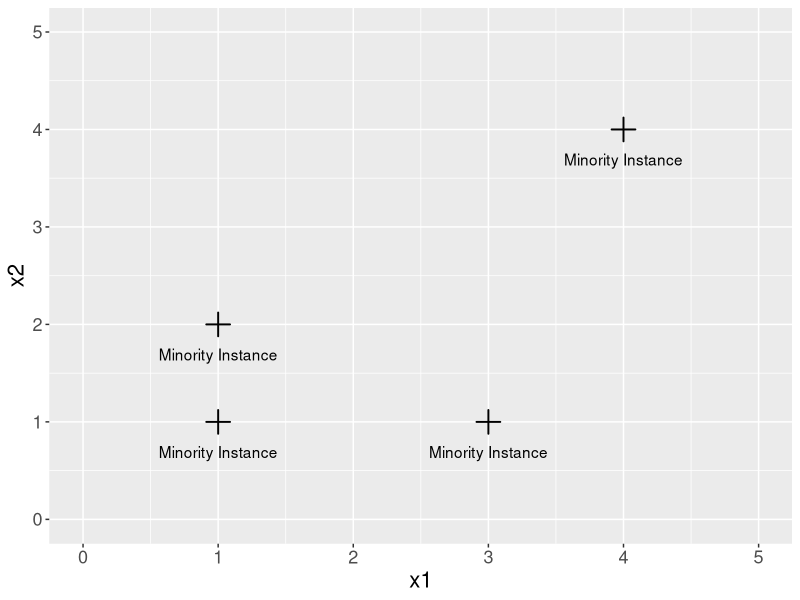
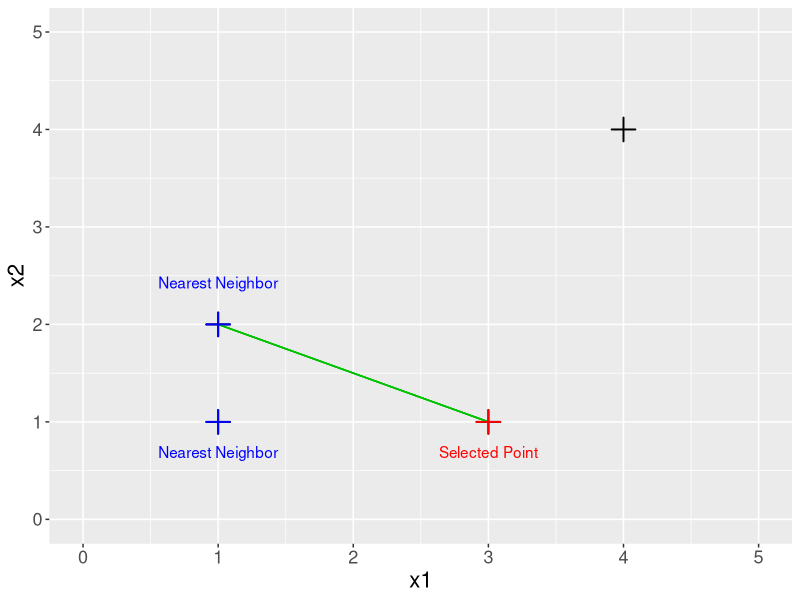
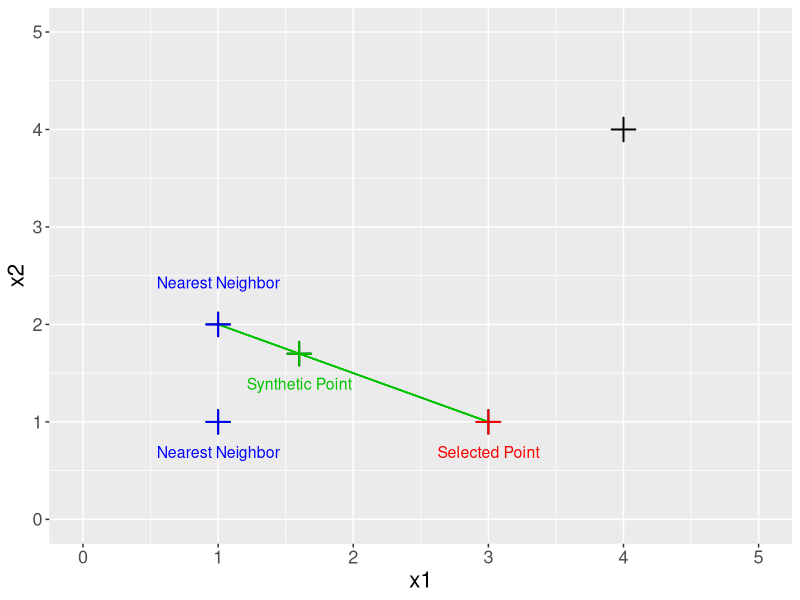
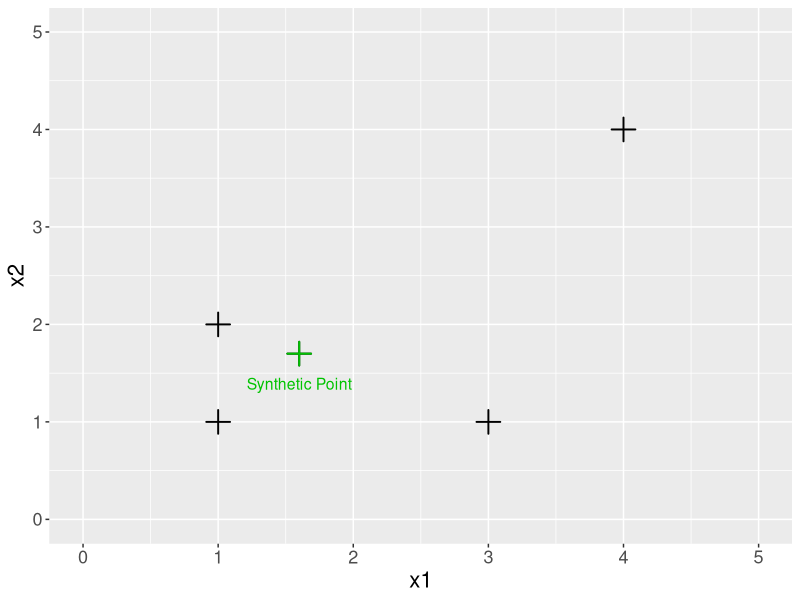
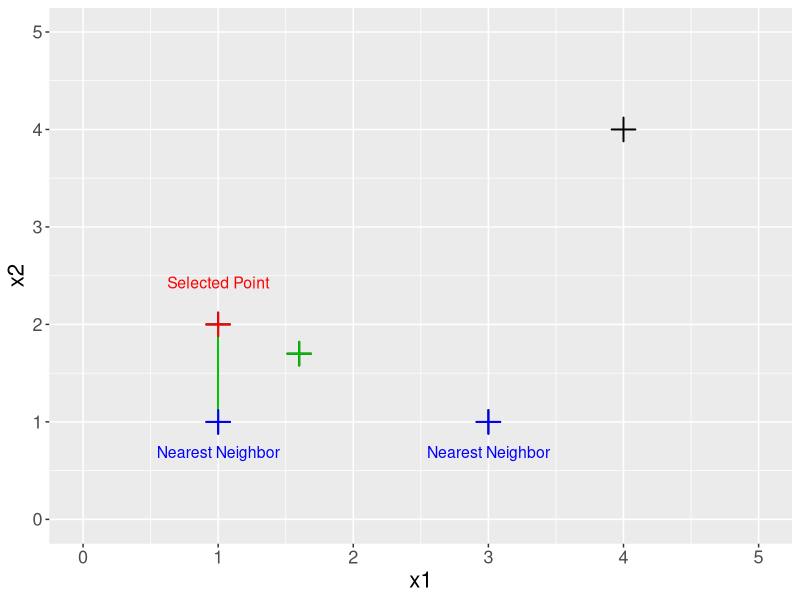
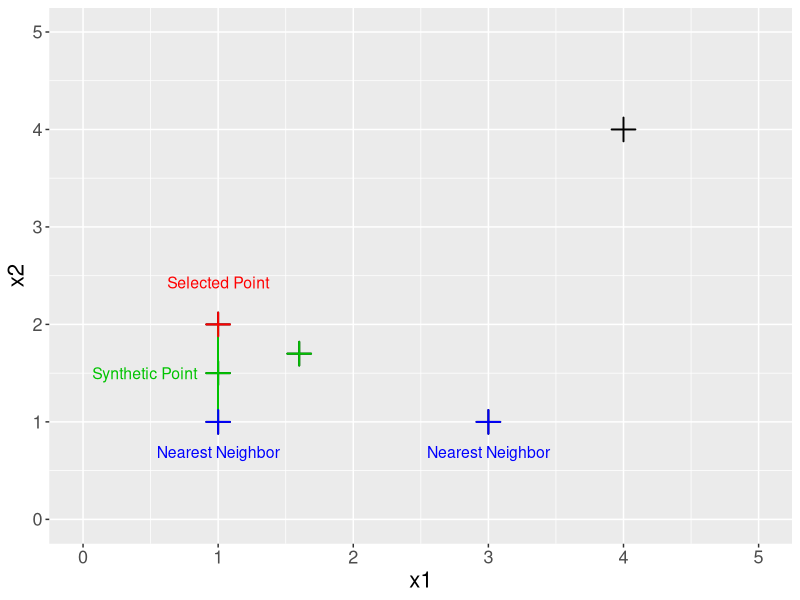
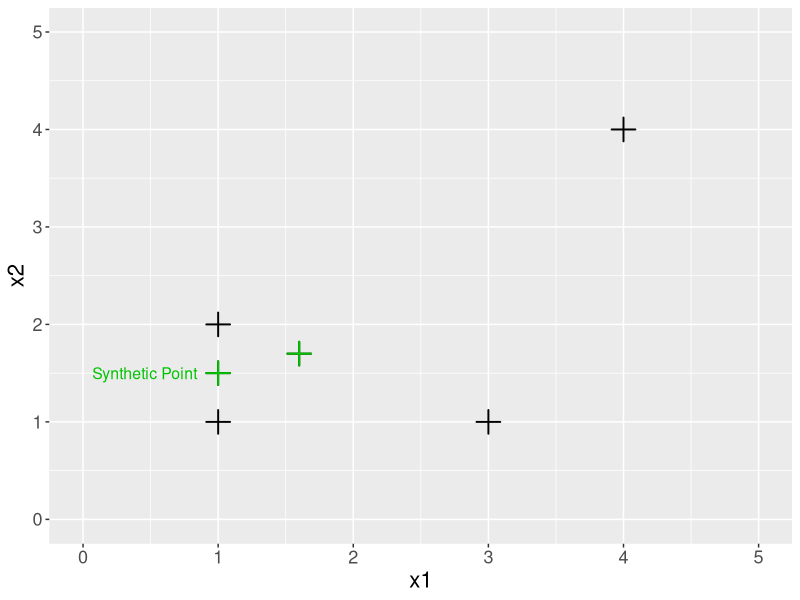
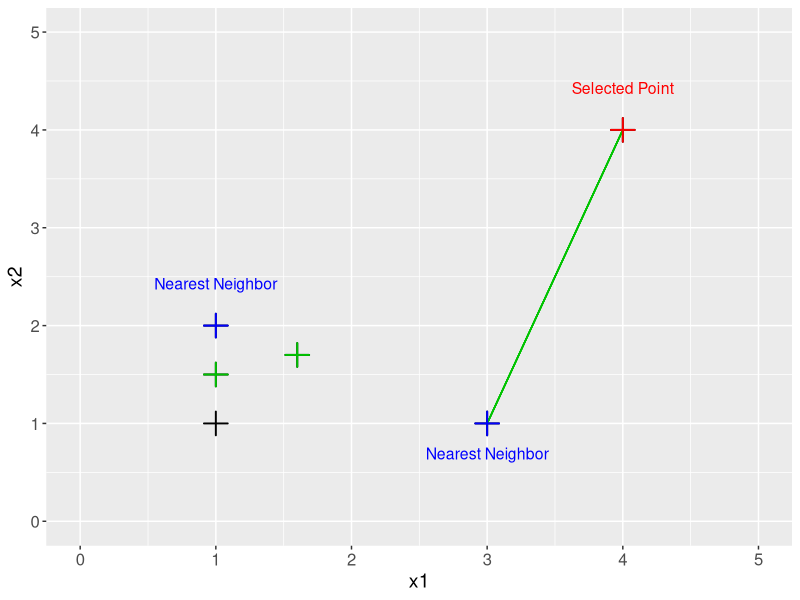

Recreate these plots in R, in order.
library(ggplot2)

# Define some points in two dimensional scatter

p1 = c(1, 2)
p2 = c(3, 1)
p3 = c(1, 1)
p4 = c(4, 4)

df = as.data.frame(rbind(p1,p2,p3,p4))

# Plot points

plot1 = ggplot(df, aes(V1, V2)) +
  geom_point(size = 5, shape = 3, stroke = 1) +
  geom_text(label = "Minority Instance", vjust = 3) +
  coord_cartesian(xlim = c(0,5), ylim = c(0,5)) +
  labs(x = "x1", y = "x2") +
  theme(axis.text=element_text(size=13),
        axis.title=element_text(size=16))

plot1

# Interpolate p2 with p1 for K=2
# p2 is colored red and its two nearest neighbors blue
# The convex line between the selected neighbor is colored in #00c300


plot2 = ggplot(df, aes(V1, V2)) +
  geom_point(size = 5, shape = 3, stroke = 1) +
  coord_cartesian(xlim = c(0,5), ylim = c(0,5)) +
  geom_segment(aes(x = 1, y = 2, xend = 3, yend = 1), color = "#00c300") +
  geom_point(data = df[2 ,], size = 5, shape = 3, color = "red", stroke = 1) +
  geom_text(data = df[2 ,], label = "Selected Point", vjust = 3, color = "red") +
  geom_point(data = df[1 ,], size = 5, shape = 3, color = "blue", stroke = 1) +
  geom_text(data = df[1 ,], label = "Nearest Neighbor", vjust = -3, color = "blue") +
  geom_point(data = df[3 ,], size = 5, shape = 3, color = "blue", stroke = 1) +
  geom_text(data = df[3 ,], label = "Nearest Neighbor", vjust = 3, color = "blue") +
  labs(x = "x1", y = "x2") +
  theme(axis.text=element_text(size=13),
        axis.title=element_text(size=16))
  
plot2

# Compute new synthetic sample

lambda = 0.3
p5 = (1-lambda)*df[1 ,]+lambda*df[2 ,]

df1 = as.data.frame(rbind(df, p5))

# Add new point to plot

plot3 = ggplot(df1, aes(V1, V2)) +
  geom_point(size = 5, shape = 3, stroke = 1) +
  coord_cartesian(xlim = c(0,5), ylim = c(0,5)) +
  labs(x = "x1", y = "x2") +
  geom_segment(aes(x = 1, y = 2, xend = 3, yend = 1), color = "#00c300") +
  geom_point(data = df1[2 ,], size = 5, shape = 3, color = "red", stroke = 1) +
  geom_text(data = df1[2 ,], label = "Selected Point", vjust = 3, color = "red", size = 4) +
  geom_point(data = df1[1 ,], size = 5, shape = 3, color = "blue", stroke = 1) +
  geom_text(data = df1[1 ,], label = "Nearest Neighbor", vjust = -3, color = "blue", size = 4) +
  geom_point(data = df1[3 ,], size = 5, shape = 3, color = "blue", stroke = 1) +
  geom_text(data = df1[3 ,], label = "Nearest Neighbor", vjust = 3, color = "blue", size = 4) +
  geom_point(data = df1[5 ,], size = 5, shape = 3, color = "#00c300", stroke = 1) +
  geom_text(data = df1[5 ,], label = "Synthetic Point", vjust = 3, color = "#00c300", size = 4) +
  theme(axis.text=element_text(size=13),
        axis.title=element_text(size=16))

plot3

# Plot new data with synthetic sample added

plot4 = ggplot(df1, aes(V1, V2)) +
  geom_point(size = 5, shape = 3, stroke = 1) +
  geom_point(data = df1[5 ,], size = 5, shape = 3, color = "#00c300", stroke = 1) +
  geom_text(data = df1[5 ,], label = "Synthetic Point", vjust = 3, color = "#00c300", size = 4) +
  coord_cartesian(xlim = c(0,5), ylim = c(0,5)) +
  labs(x = "x1", y = "x2") +
  theme(axis.text=element_text(size=13),
        axis.title=element_text(size=16))

plot4

# Interpolate p1 with p3
# Procedure analogous to previous plotting

plot5 = ggplot(df1, aes(V1, V2)) +
  geom_point(size = 5, shape = 3, stroke = 1) +
  coord_cartesian(xlim = c(0,5), ylim = c(0,5)) +
  labs(x = "x1", y = "x2") +
  geom_segment(aes(x = 1, y = 2, xend = 1, yend = 1), color = "#00c300") +
  geom_point(data = df1[1 ,], size = 5, shape = 3, color = "red", stroke = 1) +
  geom_text(data = df1[1 ,], label = "Selected Point", vjust = -3, color = "red", size = 4) +
  geom_point(data = df1[2 ,], size = 5, shape = 3, color = "blue", stroke = 1) +
  geom_text(data = df1[2 ,], label = "Nearest Neighbor", vjust = 3, color = "blue", size = 4) +
  geom_point(data = df1[3 ,], size = 5, shape = 3, color = "blue", stroke = 1) +
  geom_text(data = df1[3 ,], label = "Nearest Neighbor", vjust = 3, color = "blue", size = 4) +
  geom_point(data = df1[5 ,], size = 5, shape = 3, color = "#00c300", stroke = 1) +
  theme(axis.text=element_text(size=13),
        axis.title=element_text(size=16))

plot5

lambda = 0.5
p6 = (1-lambda)*df[1 ,]+lambda*df[3 ,]

df2 = as.data.frame(rbind(df1, p6))

plot6 = ggplot(df2, aes(V1, V2)) +
  geom_point(size = 5, shape = 3, stroke = 1) +
  coord_cartesian(xlim = c(0,5), ylim = c(0,5)) +
  labs(x = "x1", y = "x2") +
  geom_segment(aes(x = 1, y = 2, xend = 1, yend = 1), color = "#00c300") +
  geom_point(data = df2[1 ,], size = 5, shape = 3, color = "red", stroke = 1) +
  geom_text(data = df2[1 ,], label = "Selected Point", vjust = -3, color = "red", size = 4) +
  geom_point(data = df2[2 ,], size = 5, shape = 3, color = "blue", stroke = 1) +
  geom_text(data = df2[2 ,], label = "Nearest Neighbor", vjust = 3, color = "blue", size = 4) +
  geom_point(data = df2[3 ,], size = 5, shape = 3, color = "blue", stroke = 1) +
  geom_text(data = df2[3 ,], label = "Nearest Neighbor", vjust = 3, color = "blue", size = 4) +
  geom_point(data = df2[5 ,], size = 5, shape = 3, color = "#00c300", stroke = 1) +
  geom_point(data = df2[6 ,], size = 5, shape = 3, color = "#00c300", stroke = 1) +
  geom_text(data = df2[6 ,], label = "Synthetic Point", hjust = 1.2, color = "#00c300", size = 4) +
  theme(axis.text=element_text(size=13),
        axis.title=element_text(size=16))

plot6

plot7 = ggplot(df2, aes(V1, V2)) +
  geom_point(size = 5, shape = 3, stroke = 1) +
  coord_cartesian(xlim = c(0,5), ylim = c(0,5)) +
  labs(x = "x1", y = "x2") +
  geom_point(data = df2[5 ,], size = 5, shape = 3, color = "#00c300", stroke = 1) +
  geom_point(data = df2[6 ,], size = 5, shape = 3, color = "#00c300", stroke = 1) +
  geom_text(data = df2[6 ,], label = "Synthetic Point", hjust = 1.2, color = "#00c300", size = 4) +
  theme(axis.text=element_text(size=13),
        axis.title=element_text(size=16))

plot7

# Interpolate p4 with p2

plot8 = ggplot(df2, aes(V1, V2)) +
  geom_point(size = 5, shape = 3, stroke = 1) +
  coord_cartesian(xlim = c(0,5), ylim = c(0,5)) +
  labs(x = "x1", y = "x2") +
  geom_segment(aes(x = 4, y = 4, xend = 3, yend = 1), color = "#00c300") +
  geom_point(data = df2[4 ,], size = 5, shape = 3, color = "red", stroke = 1) +
  geom_text(data = df2[4 ,], label = "Selected Point", vjust = -3, color = "red", size = 4) +
  geom_point(data = df2[1 ,], size = 5, shape = 3, color = "blue", stroke = 1) +
  geom_text(data = df2[1 ,], label = "Nearest Neighbor", vjust = -3, color = "blue", size = 4) +
  geom_point(data = df2[2 ,], size = 5, shape = 3, color = "blue", stroke = 1) +
  geom_text(data = df2[2 ,], label = "Nearest Neighbor", vjust = 3, color = "blue", size = 4) +
  geom_point(data = df2[5 ,], size = 5, shape = 3, color = "#00c300", stroke = 1) +
  geom_point(data = df2[6 ,], size = 5, shape = 3, color = "#00c300", stroke = 1) +
  theme(axis.text=element_text(size=12),
        axis.title=element_text(size=14))

plot8

lambda = 0.4
p7 = (1-lambda)*df[2 ,]+lambda*df[4 ,]

df3 = as.data.frame(rbind(df2, p7))

plot9 = ggplot(df2, aes(V1, V2)) +
  geom_point(size = 5, shape = 3, stroke = 1) +
  coord_cartesian(xlim = c(0,5), ylim = c(0,5)) +
  labs(x = "x1", y = "x2") +
  geom_segment(aes(x = 4, y = 4, xend = 3, yend = 1), color = "#00c300") +
  geom_point(data = df3[4 ,], size = 5, shape = 3, color = "red", stroke = 1) +
  geom_text(data = df3[4 ,], label = "Selected Point", vjust = -3, color = "red", size = 4) +
  geom_point(data = df3[1 ,], size = 5, shape = 3, color = "blue", stroke = 1) +
  geom_text(data = df3[1 ,], label = "Nearest Neighbor", vjust = -3, color = "blue", size = 4) +
  geom_point(data = df3[2 ,], size = 5, shape = 3, color = "blue", stroke = 1) +
  geom_text(data = df3[2 ,], label = "Nearest Neighbor", vjust = 3, color = "blue", size = 4) +
  geom_point(data = df3[5 ,], size = 5, shape = 3, color = "#00c300", stroke = 1) +
  geom_point(data = df3[6 ,], size = 5, shape = 3, color = "#00c300", stroke = 1) +
  geom_point(data = df3[7 ,], size = 5, shape = 3, color = "#00c300", stroke = 1) +
  geom_text(data = df3[7 ,], label = "Synthetic Point", hjust = -0.2, color = "#00c300", size = 4) +
  theme(axis.text=element_text(size=13),
        axis.title=element_text(size=16))

plot9

plot10 = ggplot(df2, aes(V1, V2)) +
  geom_point(size = 5, shape = 3, stroke = 1) +
  coord_cartesian(xlim = c(0,5), ylim = c(0,5)) +
  labs(x = "x1", y = "x2") +
  geom_point(data = df3[5 ,], size = 5, shape = 3, color = "#00c300", stroke = 1) +
  geom_point(data = df3[6 ,], size = 5, shape = 3, color = "#00c300", stroke = 1) +
  geom_point(data = df3[7 ,], size = 5, shape = 3, color = "#00c300", stroke = 1) +
  theme(axis.text=element_text(size=13),
        axis.title=element_text(size=16))

plot10


# Sample 100 additional points for K=2
# Sample lambda uniformly
# Randomly sample one of the for original points
# Restrict two K=2 nearest neighbors

df_k2 = df3 

for(i in 1:100) {
  
  lambda = runif(1)
  
  x1 = floor(runif(1, min=1, max=5))
  
  if(x1 == 1){
  x2 = floor(runif(1, min=2, max=4))
  }else if (x1 == 2) {
  x2 = floor(runif(1, min=1, max=4))
  }else if (x1 == 3){
    x2 = floor(runif(1, min=1, max=4))
  }else if (x1 == 4){
    x2 = floor(runif(1, min=1, max=3))
  }
  p = (1-lambda)*df[x1 ,]+lambda*df[x2 ,]
  df_k2 = as.data.frame(rbind(df_k2, p))
  
}

# Plot new data
# Color synthetic samples #00c300 and original samples black

plot11 = ggplot(df_k2, aes(V1, V2)) +
  geom_point(size = 5, shape = 3, color = "#00c300", stroke = 1) +
  coord_cartesian(xlim = c(0,5), ylim = c(0,5)) +
  labs(x = "x1", y = "x2") +
  geom_point(data = df3[1 ,], size = 5, shape = 3, stroke = 1) +
  geom_point(data = df3[2 ,], size = 5, shape = 3, stroke = 1) +
  geom_point(data = df3[3 ,], size = 5, shape = 3, stroke = 1) +
  geom_point(data = df3[4 ,], size = 5, shape = 3, stroke = 1) +
  theme(axis.text=element_text(size=13),
        axis.title=element_text(size=16))

plot11

# Sample 100 additional points for K=3
# Does not require restriction of random sampling of original points

df_k3 = df3 

for(i in 1:100) {
  
  lambda = runif(1)
  x1 = floor(runif(1, min=1, max=5))
  x2 = floor(runif(1, min=1, max=5))
  
  p = (1-lambda)*df[x1 ,]+lambda*df[x2 ,]
  df_k3 = as.data.frame(rbind(df_k3, p))
  
}

plot12 = ggplot(df_k3, aes(V1, V2)) +
  geom_point(size = 5, shape = 3, color = "#00c300", stroke = 1) +
  coord_cartesian(xlim = c(0,5), ylim = c(0,5)) +
  labs(x = "x1", y = "x2") +
  geom_point(data = df3[1 ,], size = 5, shape = 3, stroke = 1) +
  geom_point(data = df3[2 ,], size = 5, shape = 3, stroke = 1) +
  geom_point(data = df3[3 ,], size = 5, shape = 3, stroke = 1) +
  geom_point(data = df3[4 ,], size = 5, shape = 3, stroke = 1) +
  theme(axis.text=element_text(size=13),
        axis.title=element_text(size=16))


plot12

plot_list = list(plot1, plot2, plot3, plot4, plot5, plot6, plot7, plot8, plot9,
                 plot10, plot11, plot12)

for (i in 1:length(plot_list)){
ggsave(paste0(".../figure_man/smote_viz_", i, ".pdf"), plot_list[[i]], width = 6.5, height = 5)
}

# plot_list = list(plot1, plot2, plot3, plot4, plot5, plot6, plot7, plot8, plot9,
#                 plot10, plot11, plot12)

